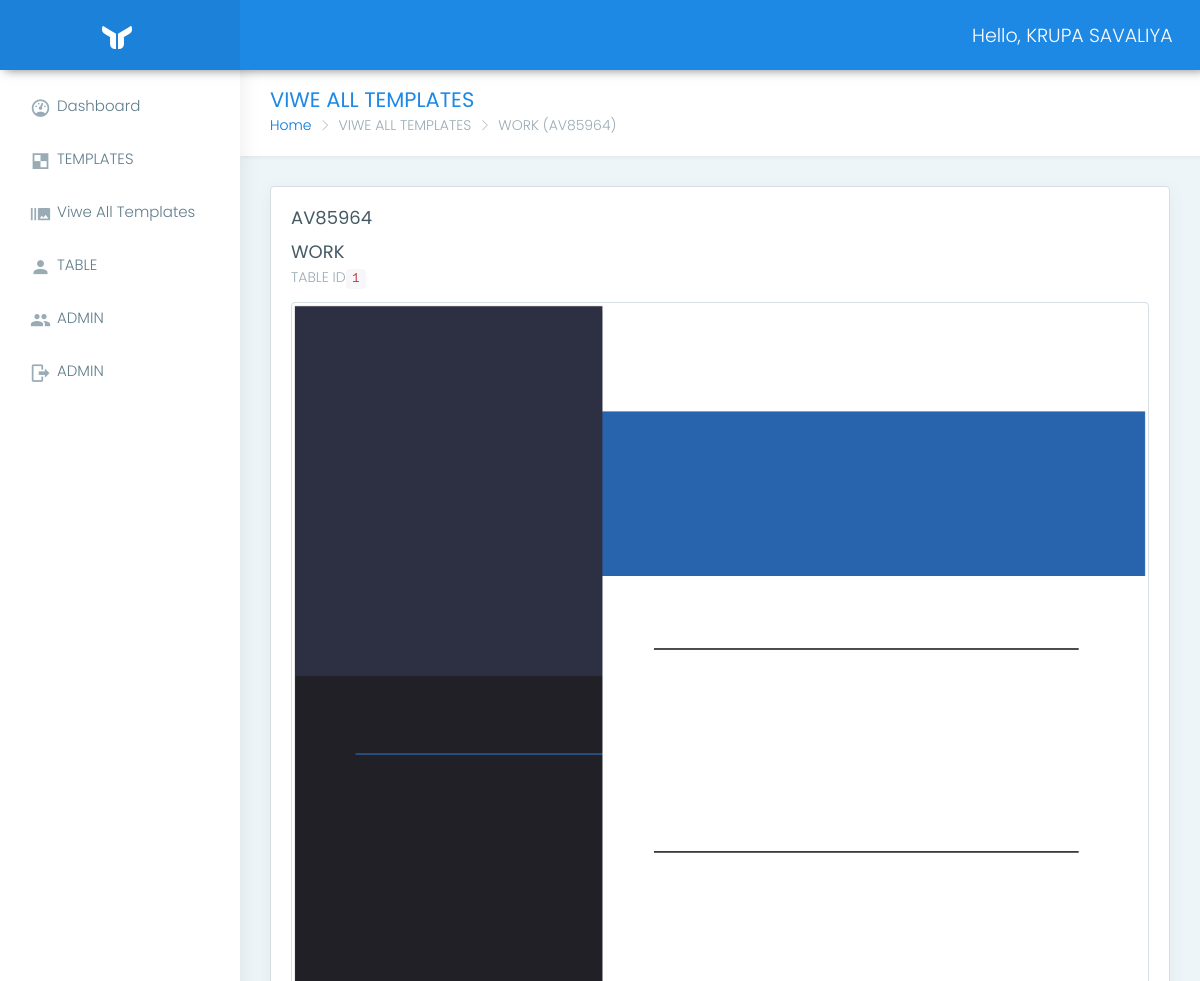
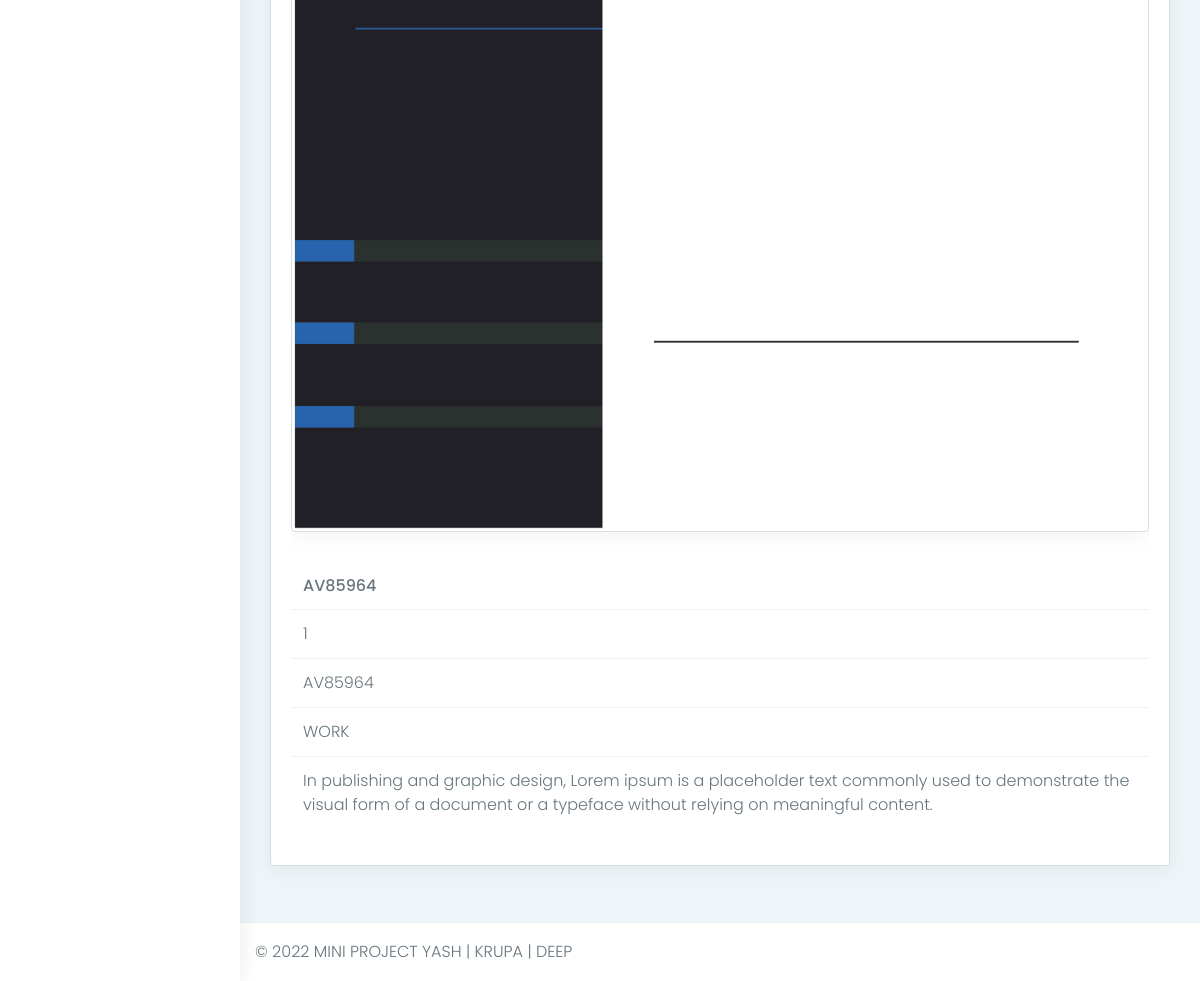
Screenshot of /Admin/viwefulltemplate.php?id=1 (signed in) with the database file from the repository (2 pictures, top to bottom).
### tables this page shows
CREATE TABLE `template` (
  `id` int(11) NOT NULL,
  `temp_id` varchar(12) NOT NULL,
  `temp_name` varchar(30) NOT NULL,
  `about_temp` varchar(220) NOT NULL,
  `example_image` varchar(80) NOT NULL,
  `kit_image` varchar(80) NOT NULL,
  `logic_file` varchar(80) NOT NULL
);

### Admin/viwefulltemplate.php (the view, shortened to what this page needs)
<?php
    if($_SESSION['email'] ) {
?>
<!DOCTYPE html>
<html lang="en">
<head>
    <link href="assets/plugins/bootstrap/css/bootstrap.min.css" rel="stylesheet">
    <link href="css/style.css" rel="stylesheet">
    <link href="css/colors/blue.css" id="theme" rel="stylesheet">
</head>
<body class="fix-header fix-sidebar card-no-border">
    <div id="main-wrapper">
        <?php
        include("header.php")
        ?>
        <?php
        include("nav.php")
        ?>
        <div class="page-wrapper">
            <div class="container-fluid">
                <?php
                $r = $_REQUEST['id'];
                $con = mysqli_connect("localhost", "root", "", "resume");
                $query = "select * from template where id='$r'";
                $res = mysqli_query($con, $query);
                while ($row = mysqli_fetch_array($res)) {
                ?>
                    <div class="row page-titles">
                        <div class="col-md-5 col-8 align-self-center">
                            <h3 class="text-themecolor m-b-0 m-t-0">VIWE ALL TEMPLATES</h3>
                            <ol class="breadcrumb">
                                <li class="breadcrumb-item"><a href="javascript:void(0)">Home</a></li>
                                <li class="breadcrumb-item active">VIWE ALL TEMPLATES</li>
                                <li class="breadcrumb-item active"><?php echo $row['temp_name'] ?> (<?php echo $row['temp_id'] ?>) </li>
                            </ol>
                        </div>
                    </div>
                    <div class="card">
                        <div class="card-block">
                            <h4 class="card-title"><?php echo $row['temp_id'] ?></h4>
                            <h4 class="card-title"><?php echo $row['temp_name'] ?></h4>
                            <h6 class="card-subtitle">TABLE ID<code><?php echo $row['id'] ?></code></h6>
                            <div class="table-responsive">
                                <table class="table">
                                    <thead>
                                        <tr>
                                            <th><?php echo $row['temp_id'] ?></th>
                                        </tr>
                                    </thead>
                                    <tbody>
                                        <tr>
                                            <div class="card">
                                                <img class="card-img-top" src="<?php echo $row['kit_image'] ?>?id=1" alt="Card image cap">
                                            </div>
                            </div>
                            <tr>
                                <td><?php echo $row['id'] ?></td>
                            </tr>
                            <tr>
                                <td><?php echo $row['temp_id'] ?></td>
                            </tr>
                            <tr>
                                <td><?php echo $row['temp_name'] ?></td>
                            </tr>
                            <tr>
                                <td><?php echo $row['about_temp'] ?></td>
                            </tr>
                        </div>
                    </div>
            </div>
        <?php
                }
        ?>
        </div>
        <?php
        include("footer.php");
        ?>
    </div>
</body>
</html><?php
}
?>

### Admin/header.php (shortened to what this page needs)
<?php
if ($_SESSION['email']) {
?>
    <header class="topbar">
        <nav class="navbar top-navbar navbar-toggleable-sm navbar-light">
            <div class="navbar-header">
                <a class="navbar-brand" href="index.php">
                    <b>
                        <img src="assets/images/logo-light-icon.png" alt="homepage" class="light-logo" />
                    </b>
                </a>
            </div>
            <div class="navbar-collapse">
                <ul class="navbar-nav my-lg-0">
                        <li class="nav-item dropdown">
                    <?php
                    $con = mysqli_connect("localhost", "root", "", "resume");
                    $query = "select * from admin where email='" . $_SESSION['email'] . "'";
                    $res = mysqli_query($con, $query);
                    while ($row = mysqli_fetch_array($res)) {
                    ?>
                            <a class="nav-link dropdown-toggle text-muted waves-effect waves-dark" href="admindata.php" aria-expanded="false">Hello, <?php echo $row['full_name'] ?></a>
                    <?php
                    }
                    ?>
                        </li>
                </ul>
            </div>
        </nav>
    </header>
<?php
}
?>

### Admin/css/colors/blue.css (style rules this page uses)
.topbar { background: #1e88e5; }
.topbar .navbar-header { background: rgba(0, 0, 0, 0.05); }
.topbar .top-navbar .navbar-header .navbar-brand .light-logo { display: inline-block; color: rgba(255, 255, 255, 0.8); }
.topbar .navbar-light .navbar-nav .nav-item > a.nav-link { color: #ffffff !important; }
.text-themecolor { color: #1e88e5 !important; }

### rows the page displays
template: temp_name "WORK", temp "AV85964", id "1", kit_image (picture), about_temp "In publishing and graphic design, Lorem ipsum is a placeholder text commonly used to demonstrate the visual form of a document or a typeface without relying on meaningful content."

### other values shown
$row['full_name'] "KRUPA SAVALIYA"
